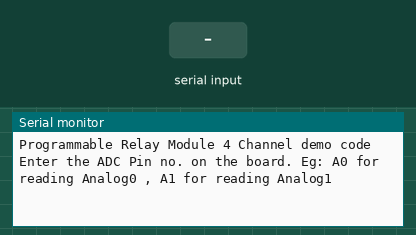
Bench run of a sketch on a simulated Arduino Uno, built with avr-gcc and run on an emulated ATmega328P. On the bench: the last lines printed to the serial monitor. Inputs (shaded band) come from the test bench.

Above: at 1.3 s.
1.4 s: "90,45\n" received over Serial
At 2.6 s:
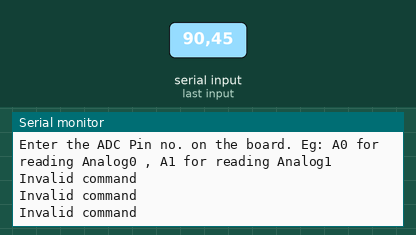
2.9 s: "A90\n" received over Serial
At 3.9 s:
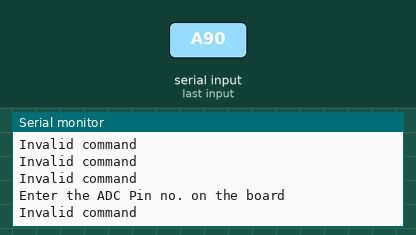

The sketch:

Analog.ino
```cpp
// (licence header left out)
/*
 *  Reads four analog input pins(A0,A1,A2 & A3) on board and serial out adc value.
 *  Connect a potentiometer to any one of Analog input while reading.
 */

char adcBytes[2];
int adcReadValue;

void setup()
{
   Serial.begin(9600);
   delay(100);
   Serial.println("Programmable Relay Module 4 Channel demo code");
   Serial.println("Enter the ADC Pin no. on the board. Eg: A0 for reading Analog0 , A1 for reading Analog1");
  /*
   *  Analog inputs-A0,A1,A2 & A3.
   *  ex: To Read Analog 0 send A0 and for Analog 1 send A1
   */
}

void loop()
{
    if (Serial.available())
    {
        Serial.readBytesUntil(13, adcBytes, 2); // Read bytes until pressed ENTER

        int adcReadPin = adcBytes[1] - 48;

        if(adcBytes[0] == 'A')
		{
			switch(adcReadPin)
			{
				case 0:
				{
					Serial.println("Updating A0");
					adcReadValue = analogRead(A0); // Reading A0 state
					Serial.println(adcReadValue); // serial print the value read
				}
				break;
				case 1:
				{
					Serial.println("Updating A1");
					adcReadValue = analogRead(A1); // Reading A1 state
					Serial.println(adcReadValue); // serial print the value read
				}
				break;
				case 2:
				{
					Serial.println("Updating A2");
					adcReadValue = analogRead(A2); // Reading A2 state
					Serial.println(adcReadValue); // serial print the value read
				}
				break;
				case 3:
				{
					Serial.println("Updating A3");
					adcReadValue = analogRead(A3); // Reading A3 state
					Serial.println(adcReadValue); // serial print the value read
				}
				break;
			}

		    Serial.println("Enter the ADC Pin no. on the board");
		}
        else
		{
			Serial.println("Invalid command");
		}
   }
}
```

Measured:
- after the input at 1.4 s, the serial monitor: prints a new line at once (image 1)
- after the input at 2.9 s, the serial monitor: prints a new line at once (image 2)
